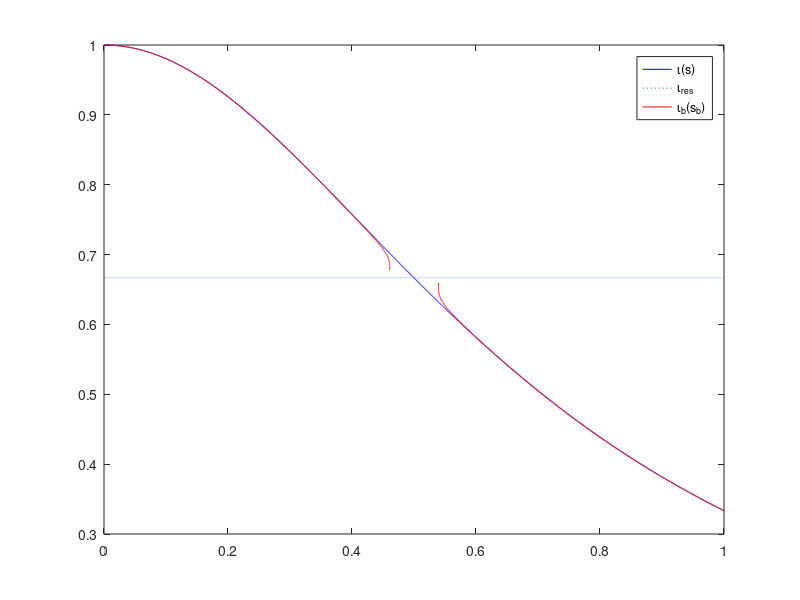
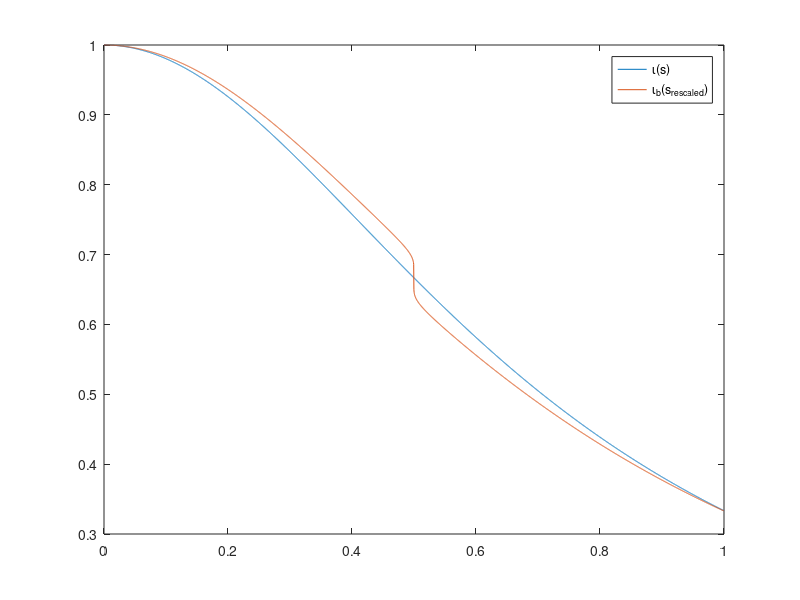
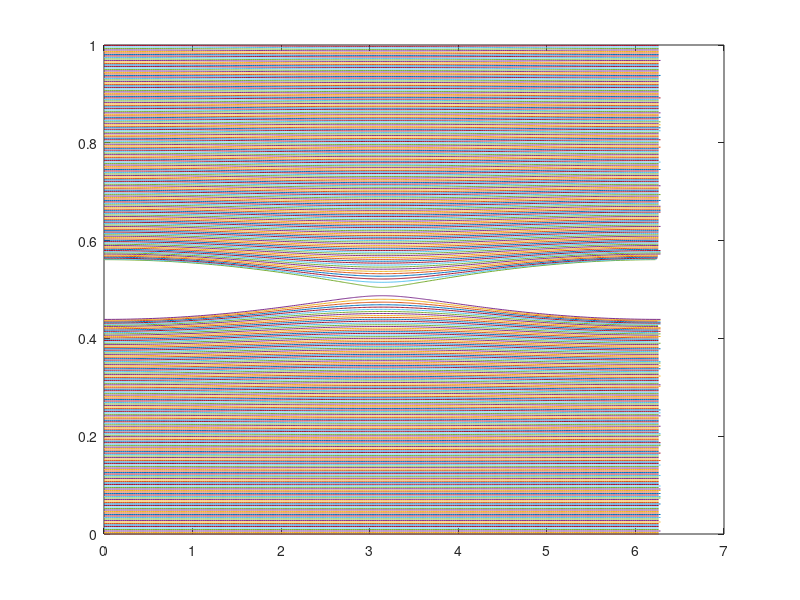

MATLAB code for these plots, in order:
% External iputs:
%
n0=2; %toroidal number
m0=3; %poloidal number
ns=3000 % number of flux surfaces
s=[0:1:ns]/ns; %normalized toroidal flux
iota=1./(1+2*s.^2); %iota
%
% End external iputs
%
nsbar=ns  %number of points (flux surfaces) for rescaled label
iota_res=n0/m0; %resonant iota value
ns_vpt=8000;
nphi_vpt=300;
nphi_vpt=2*fix(nphi_vpt/2); %nphi_vpt must be even
s_tor=[0:1:ns_vpt]/ns_vpt;
iota_vpt=interp1(s,iota,s_tor,'linear','extrap');
phi_vpt=[0:1:nphi_vpt]/nphi_vpt*2*pi;
cosphi=cos(phi_vpt);
s_res=interp1(iota_vpt-iota_res,s_tor,0); %resonant radius
%
del_s=0.01 %approximate separatrix half-width
% Igichine model: del_s = 4 sqrt(s_res) ka / e,   ka=0.06
ka=0.06
del_s = 4*sqrt(s_res)*ka/exp(1)
%
iota_pr=interp1(s_tor,gradient(iota_vpt)./gradient(s_tor),s_res) %derivative of iota at resonant radius
s_pol=cumtrapz(s_tor,iota_vpt); %poloidal flux normalized to toroidal flux at the edge
s_hel=n0*s_tor-m0*s_pol; %unperturbed helical flux
%
ampl=m0*iota_pr*del_s^2/4; %amplitude of perturbed potential
pow=(s_tor/s_res).^(m0/2);
wid=del_s*m0/2;
ex=exp((pow-1)/wid);
ex0=exp(-1/wid);
pertshel=ampl*(ex-ex0+pow)./(ex.*pow-ex0+1); %amplitude times shape function of perturbed potetial
%
%pertshel(s>=s_res)=ampl*(s_res./s(s>=s_res)).^(m0/2);
%pertshel(s<s_res)=ampl*(s(s<s_res)./s_res).^(m0/2);
%
s_hel_pert=s_hel'*ones(size(cosphi))+pertshel'*cosphi; %perturbed helical flux (2D)
%
s_hel_xpoint=s_hel_pert(:,nphi_vpt/2+1); %perturbed helical flux at phi=pi (section crossing X-point)
%
s_hel_sep=interp1(s_tor,s_hel_xpoint,s_res); %helical flux at the separatrix
%
s_in=s_tor(s_tor<s_res);                     %values of array of unperturbed toroidal flux for the inner region
s_pol_in=s_pol(s_tor<s_res);                 %values of array of unperturbed poloidal flux for the inner region
s_hel_xpoint_in=s_hel_xpoint(s_tor<s_res);   %values of array of perturbed flux at phi=pi for the inner region
%
s_out=s_tor(s_tor>=s_res);                   %values of array of unperturbed toroidal flux for the outer region
s_pol_out=s_pol(s_tor>=s_res);               %values of array of unperturbed poloidal flux for the outer region
s_hel_xpoint_out=s_hel_xpoint(s_tor>=s_res); %values of array of perturbed flux at phi=pi for the outner region

%Initialize the arrays of unperturbed toroidal and poloidal fluxes for inner and outer regions:
s_of_shel_in=zeros(size(s_in,2),size(phi_vpt,2));        % s(s_helical,phi) inner region
s_of_shel_out=zeros(size(s_out,2),size(phi_vpt,2));      % s(s_helical,phi) outer region
s_pol_of_shel_in=zeros(size(s_in,2),size(phi_vpt,2));    % s_pol(s_helical,phi) inner region
s_pol_of_shel_out=zeros(size(s_out,2),size(phi_vpt,2));  % s_pol(s_helical,phi) outner region
%
%
% Invert the depedence s_helical(s,phi). Here we obtain s=s(s_helical(s_x,pi),phi) for the equidistant
% grid of s_x where s_helical(s_x,pi/2) is a helical flux at the cross-section phi=pi which contains X-point
% We obtain also such a dependence for the unperturbed the poloidal flux, s_pol=s_pol(s_helical(s_x,pi),phi)
for i=1:1:size(phi_vpt,2)
  s_hel_in=s_hel_pert(s_tor<s_res,i);
  s_of_shel_in(:,i)=interp1(s_hel_in,s_in,s_hel_xpoint_in);
  s_pol_of_shel_in(:,i)=interp1(s_hel_in,s_pol_in,s_hel_xpoint_in);
  s_hel_out=s_hel_pert(s_tor>=s_res,i);
  s_of_shel_out(:,i)=interp1(s_hel_out,s_out,s_hel_xpoint_out,'linear','extrap');
  s_pol_of_shel_out(:,i)=interp1(s_hel_out,s_pol_out,s_hel_xpoint_out,'linear','extrap');
end
%
%
% Averages over the helical angle of unperturbed toroidal (s) and unperturbed poloidal (s_pol) fluxes as functions of helical flux:
avs_of_shel_in=sum(s_of_shel_in(:,2:end)')/(size(phi_vpt,2)-1);
avs_of_shel_out=sum(s_of_shel_out(:,2:end)')/(size(phi_vpt,2)-1);
avs_pol_of_shel_in=sum(s_pol_of_shel_in(:,2:end)')/(size(phi_vpt,2)-1);
avs_pol_of_shel_out=sum(s_pol_of_shel_out(:,2:end)')/(size(phi_vpt,2)-1);
%
%
% Derivative of toroidal flux (as function of helical flux and helical angle) over the average toroidal flux (which is a function of helical flux only):
ds_dsbar_in=zeros(size(s_in,2),size(phi_vpt,2));
ds_dsbar_out=zeros(size(s_out,2),size(phi_vpt,2));
for i=1:1:size(phi_vpt,2)
  ds_dsbar_in(:,i)=gradient(s_of_shel_in(:,i))./gradient(avs_of_shel_in');
  ds_dsbar_out(:,i)=gradient(s_of_shel_out(:,i))./gradient(avs_of_shel_out');
end
%
%
% Computation of:
% 1) perturbed helical Boozer angle phi_B as function of helical angle phi on perturbed flux surfaces (result - phib_in and phib_out),
% 2) of helical angle phi as function of perturbed helical Boozer angle phi_B (inverse to the above dependence, result - phi_of_phib_in and phi_of_phib_out)
%3) old radial Boozer coordinate s as function of perturbed flux surface label sx and perturbed Boozer angle:
%
phib_in=zeros(size(s_in,2),size(phi_vpt,2));
phi_of_phib_in=zeros(size(s_in,2),size(phi_vpt,2));
s_of_phib_in=zeros(size(s_in,2),size(phi_vpt,2));
for i=1:1:size(ds_dsbar_in,1)
  phib_in(i,:)=cumtrapz(phi_vpt,ds_dsbar_in(i,:));
  phi_of_phib_in(i,:)=interp1(phib_in(i,:),phi_vpt,phi_vpt);
  s_of_phib_in(i,:)=interp1(phi_vpt,s_of_shel_in(i,:),phi_of_phib_in(i,:));
end
phib_out=zeros(size(s_out,2),size(phi_vpt,2));
phi_of_phib_out=zeros(size(s_out,2),size(phi_vpt,2));
s_of_phib_out=zeros(size(s_out,2),size(phi_vpt,2));
for i=1:1:size(ds_dsbar_out,1)
  phib_out(i,:)=cumtrapz(phi_vpt,ds_dsbar_out(i,:));
  phi_of_phib_out(i,:)=interp1(phib_out(i,:),phi_vpt,phi_vpt);
  s_of_phib_out(i,:)=interp1(phi_vpt,s_of_shel_out(i,:),phi_of_phib_out(i,:));
end
%
% compute iota_b (perturbed iota):
iotab_in=gradient(avs_pol_of_shel_in)./gradient(avs_of_shel_in);
iotab_out=gradient(avs_pol_of_shel_out)./gradient(avs_of_shel_out);
%
% Plot old and new iota:
plot(s_tor,iota_vpt,'b',s,s*0+iota_res,':',avs_of_shel_in,iotab_in,'r',avs_of_shel_out,iotab_out,'r'),xlim([0 1])
legend('\iota(s)','\iota_{res}','\iota_b(s_b)')
%
% Redefine perturbed normalized toroidal flux - close the gap at island location, rescale to the range [0:1]:
%
sbarrange_embedded_in=avs_of_shel_in(end)-avs_of_shel_in(1) %range of average toroidal flux for inner region
sbarrange_embedded_out=avs_of_shel_out(end)-avs_of_shel_out(1) %range of average toroidal flux for outer region
sbarrange=sbarrange_embedded_in+sbarrange_embedded_out %total range (will be rescaled to 1)
%
sbar_resc=[0:1:nsbar-1]/(nsbar-1); %rescaled label (changes between 0 and 1)
%
hsbar=sbarrange/(nsbar-1)                                 % step size over non-rescaled label without the gap
nsbar_in=fix(sbarrange_embedded_in*(nsbar-1)/sbarrange)+1 %number of points in the inner region
nsbar_out=nsbar-nsbar_in                                  %number of points in the outer region
sbar_equi=([1:1:nsbar]-1)*hsbar;
avs_equi_in=sbar_equi(1:nsbar_in);                                  %grid on original averged s in the inner region
avs_equi_out=sbar_equi(nsbar_in+1:end)+avs_of_shel_out(1)-avs_of_shel_in(end); %grid on original averged s in the outer region
%
% iota_b for the rescaled label:
%
iota_resc=zeros(size(sbar_resc));
iota_resc(1:nsbar_in)=interp1(avs_of_shel_in,iotab_in,avs_equi_in);
iota_resc(nsbar_in+1:end)=interp1(avs_of_shel_out,iotab_out,avs_equi_out);
figure(2)
plot(s_tor,iota_vpt,sbar_resc,iota_resc)
legend('\iota(s)','\iota_b(s_{rescaled})')
%
% Unperturbed s and phi as functions of rescaled (perturbed) label and perturbed Boozer phi:
s_resc=zeros(size(sbar_resc,2),size(phi_vpt,2));
phi_resc=zeros(size(sbar_resc,2),size(phi_vpt,2));
for i=1:1:size(phi_vpt,2)
  s_resc(1:nsbar_in,i)=interp1(avs_of_shel_in,s_of_phib_in(:,i),avs_equi_in);
  s_resc(nsbar_in+1:end,i)=interp1(avs_of_shel_out,s_of_phib_out(:,i),avs_equi_out);
  phi_resc(1:nsbar_in,i)=interp1(avs_of_shel_in,phi_of_phib_in(:,i),avs_equi_in);
  phi_resc(nsbar_in+1:end,i)=interp1(avs_of_shel_out,phi_of_phib_out(:,i),avs_equi_out);
end
%
%
% plot perturbed flux surfaces
%
figure(3)
%plot(phi_of_phib_in(end-3,:),s_of_phib_in(end-3,:),':')
%hold on
%for i=100:100:size(s_in,2)
%plot(phi_of_phib_in(i,:),s_of_phib_in(i,:),':')
%end
%plot(phi_of_phib_out(3,:),s_of_phib_out(3,:),':')
%for i=100:100:size(s_out,2)
%plot(phi_of_phib_out(i,:),s_of_phib_out(i,:),':')
%end
%
plot(phi_resc(1,:),s_resc(1,:))
hold on
nplot=300;
dnplot=nsbar/nplot;
for i=1:dnplot:nsbar
  plot(phi_resc(i,:),s_resc(i,:))
end
hold off
